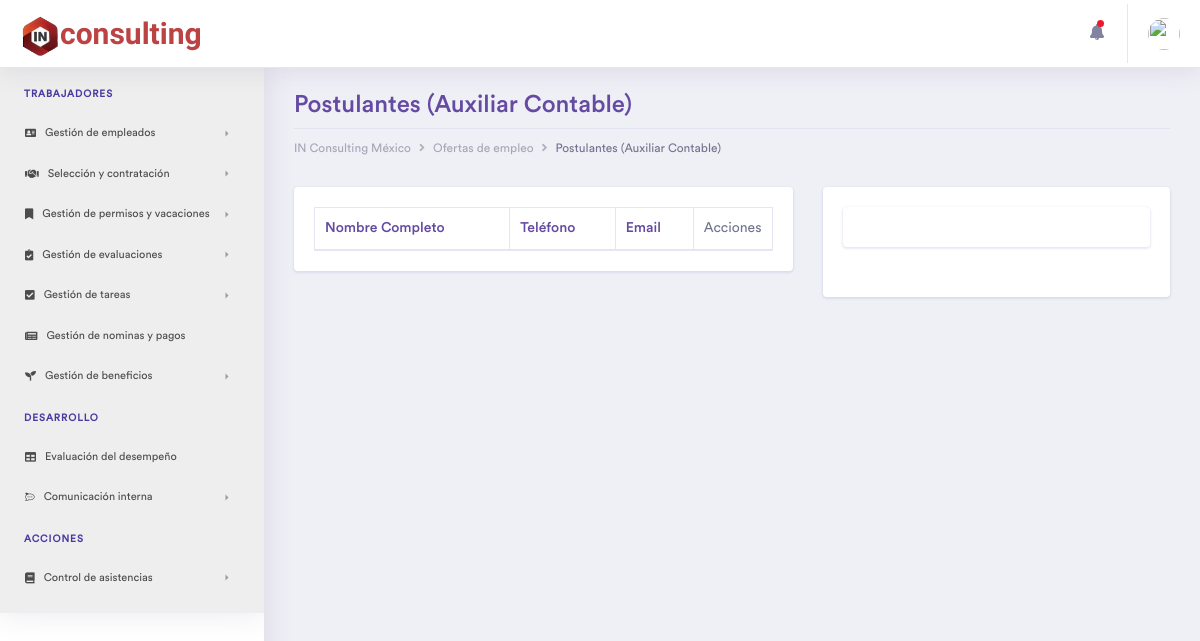
Before: /Vacantes-Postulantes&Postulantes=3 with the older database file.
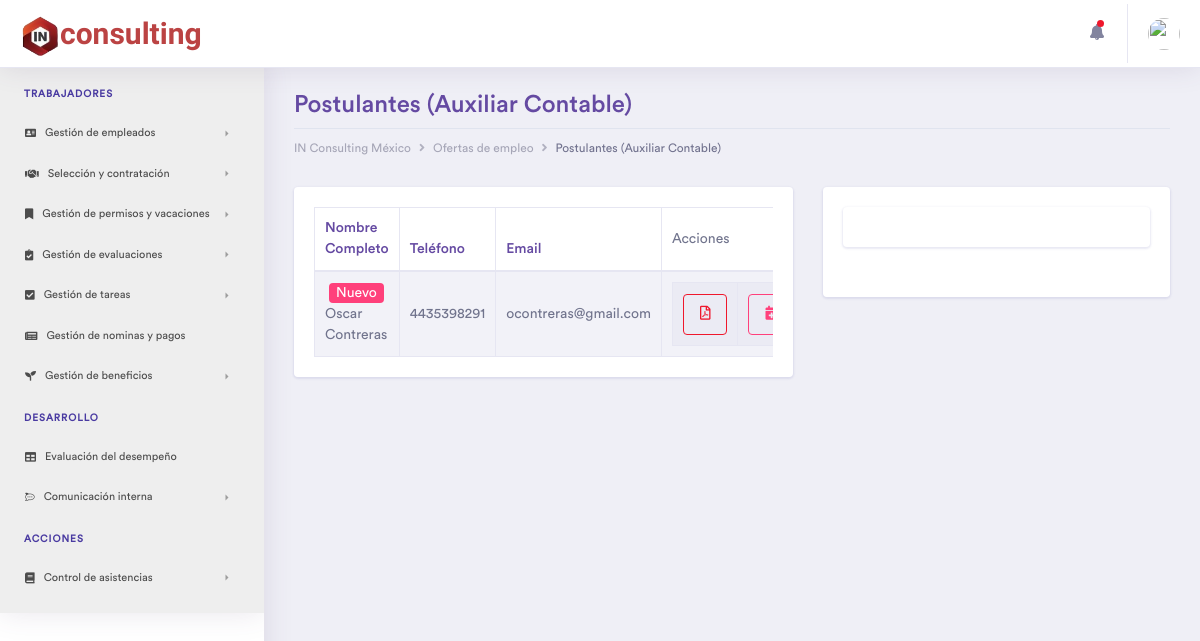
After: the same page with the newer database file.
### tables this page shows
CREATE TABLE `vacantes` (
  `idVacantes` int(11) NOT NULL,
  `nameVacante` varchar(45) NOT NULL,
  `salarioVacante` float NOT NULL,
  `requisitos` varchar(255) NOT NULL,
  `Empleados_idEmpleados` int(11) DEFAULT NULL,
  `Departamentos_idDepartamentos` int(11) NOT NULL,
  `status` int(11) NOT NULL DEFAULT 1,
  `color` varchar(7) NOT NULL
);

CREATE TABLE `postulantes` (
  `idPostulantes` int(11) NOT NULL,
  `namePostulante` varchar(30) NOT NULL,
  `lastnamePostulante` varchar(30) NOT NULL,
  `phonePostulante` varchar(15) NOT NULL,
  `emailPostulante` varchar(30) NOT NULL,
  `colorPostulante` varchar(1) DEFAULT NULL,
  `Vacantes_idVacantes` int(11) NOT NULL,
  `statusPostulante` int(11) NOT NULL DEFAULT 1,
  `fRegistro` timestamp NOT NULL DEFAULT current_timestamp()
);

### controller/plantilla.controlador.php (called while the page is built)
<?php
Class ControladorPlantilla{
	public function ctrTraerPlantilla(){
		include "view/plantilla.php";
	}
}

### index.php (called while the page is built)
<?php
require_once "controller/plantilla.controlador.php";
require_once "controller/formularios.controlador.php";
require_once "model/formularios.modelo.php";
$plantilla = new ControladorPlantilla();
$plantilla -> ctrTraerPlantilla();

### controller/formularios.controlador.php (called while the page is built, shortened)
<?php
class ControladorFormularios{
	static public function ctrVerVacantes($item, $valor){
		$tabla = "vacantes";
		$respuesta = ModeloFormularios::mdlVerTabla($tabla, $item, $valor);
		return $respuesta;
	}
	static public function ctrVerPostulantes($item, $valor){
		$tabla = "postulantes";
		$respuesta = ModeloFormularios::mdlVerPostulantes($tabla, $item, $valor);
		return $respuesta;
	}
}

### model/conexion.php (called while the page is built)
<?php
class Conexion{
  static public function conectar(){
    $link = new PDO("mysql:host=localhost;dbname=inrh",
                  "root",
                  "");
    $link->exec("set names utf8");
    return $link;
  }
}

### model/formularios.modelo.php (called while the page is built, shortened)
<?php
require_once "conexion.php";
class ModeloFormularios{
	static public function mdlVerTabla($tabla, $item, $valor){
		if ($item == null && $valor == null) {
			if ($tabla == "puesto") {
				$sql = "SELECT * FROM $tabla
				JOIN empleados ON empleados.idEmpleados = $tabla.Empleados_idEmpleados
				JOIN departamentos ON $tabla.Departamentos_idDepartamentos = departamentos.idDepartamentos
				WHERE $tabla.status = 1;";
			}elseif ($tabla == "vacantes") {
				$sql = "SELECT * FROM $tabla
				JOIN departamentos ON $tabla.Departamentos_idDepartamentos = departamentos.idDepartamentos
				WHERE $tabla.status = 1;";
			}
			$stmt = Conexion::conectar()->prepare($sql);
			$stmt->execute();
			return $stmt -> fetchAll();
		}else{
			$sql = "SELECT * FROM $tabla WHERE $item = :$item";
			$stmt = Conexion::conectar()->prepare($sql);
			$stmt->bindParam(":".$item, $valor, PDO::PARAM_STR);
			$stmt->execute();
			return $stmt -> fetch();
		}
	}
	static public function mdlVerPostulantes($tabla, $item, $valor){
		if ($item == null && $valor == null) {
			$sql = "SELECT * FROM $tabla
			JOIN Vacantes ON $tabla.Vacantes_idVacantes = Vacantes.idVacantes
			WHERE $tabla.statusPostulante = 1;";
			$stmt = Conexion::conectar()->prepare($sql);
			$stmt->execute();
			return $stmt -> fetchAll();
		}elseif ($tabla == "suma") {
			$sql = "SELECT SUM(1) FROM postulantes WHERE statusPostulante = 1 AND $item = :$item;";
			$stmt = Conexion::conectar()->prepare($sql);
			$stmt->bindParam(":".$item, $valor, PDO::PARAM_STR);
			$stmt->execute();
			return $stmt -> fetch();
		}elseif ($item == "Vacantes_idVacantes") {
			$sql = "SELECT * FROM $tabla WHERE statusPostulante = 1 AND $item = :$item;";
			$stmt = Conexion::conectar()->prepare($sql);
			$stmt->bindParam(":".$item, $valor, PDO::PARAM_STR);
			$stmt->execute();
			return $stmt -> fetchAll();
		}else{
			$sql = "SELECT * FROM $tabla WHERE $item = :$item";
			$stmt = Conexion::conectar()->prepare($sql);
			$stmt->bindParam(":".$item, $valor, PDO::PARAM_STR);
			$stmt->execute();
			return $stmt -> fetch();
		}
	}
}

### view/pages/Vacantes/Postulantes.php (the view, shortened to what this page needs)
<?php
$postulantes = ControladorFormularios::ctrVerPostulantes("Vacantes_idVacantes", $_GET['Postulantes']);
$vacante = ControladorFormularios::ctrVerVacantes("idVacantes", $_GET['Postulantes']);
$calendary = ControladorFormularios::generarCalendario(); ?>
<div class="container-fluid dashboard-content ">
	<div class="row">
		<div class="col-xl-12 col-lg-12 col-md-12 col-sm-12 col-12">
			<div class="page-header">
				<h2 class="pageheader-title">Postulantes (<?php echo $vacante['nameVacante'] ?>)</h2>
				<div class="page-breadcrumb">
					<nav aria-label="breadcrumb">
						<ol class="breadcrumb">
							<li class="breadcrumb-item"><a href="Inicio" class="breadcrumb-link">IN Consulting México</a></li>
							<li class="breadcrumb-item" aria-current="page"><a href="Vacantes" class="breadcrumb-link">Ofertas de empleo</a></li>
							<li class="breadcrumb-item active" aria-current="page">Postulantes (<?php echo $vacante['nameVacante'] ?>)</li>
						</ol>
					</nav>
				</div>
			</div>
		</div>
	</div>
	<div class="ecommerce-widget row">
		<div class="col-xl-7 col-lg-7 col-md-12 col-sm-12 col-12">
			<div class="card">
				<div class="card-body">
					<div class="table-responsive" >
						<table id="example" class="table table-striped table-bordered Postulantes" style="width:100%">
							<thead>
								<tr>
									<th data-class-name="priority">Nombre Completo</th>
									<th>Teléfono</th>
									<th>Email</th>
									<td width="15%">Acciones</td>
								</tr>
							</thead>
							<tbody>
								<?php foreach ($postulantes as $key => $postulante): ?>
									<tr>
										<td>
											<?php if ($postulante['colorPostulante']==1): ?>
												<i class="fas fa-dot-circle" style="color: #06b729;"></i>
											<?php elseif ($postulante['colorPostulante']==2): ?>
												<i class="fas fa-dot-circle" style="color: #c0bb11;"></i>
											<?php elseif ($postulante['colorPostulante']==3): ?>
												<i class="fas fa-dot-circle" style="color: #d00b0b;"></i>
											<?php else: ?>
												<span class="badge badge-secondary ml-1">Nuevo</span>
											<?php endif ?>
											<?php echo $postulante['namePostulante']." ".$postulante['lastnamePostulante'] ?>
										</td>
										<td><?php echo $postulante['phonePostulante']?></td>
										<td><?php echo $postulante['emailPostulante']?></td>
										<td>
											<table>
												<tr>
													<td>
														<a type="button"
															class="btn btn-outline-danger rounded"
															href="VerPdf&postulante=<?php echo $postulante['idPostulantes'] ?>">
															<i class="far fa-file-pdf"></i>
														</a>
													</td>
													<td>
														<button type="button"
															class="btn btn-outline-secondary rounded"
															data-toggle="modal"
															data-target="#Date<?php echo $postulante['idPostulantes'] ?>">
															<i class="fas fa-calendar-plus"></i>
														</button>
													</td>
												</tr>
											</table>
										</td>
									</tr>
								<?php endforeach ?>
							</tbody>
						</table>
					</div>
				</div>
			</div>
		</div>
		<div class="col-xl-5 col-lg-5 col-md-12 col-sm-12 col-12">
			<div class="card">
				<div class="card-body">
					<div class="box">
						<?php include "view/pages/Calendario.php"; ?>
					</div>
				</div>
			</div>
		</div>
	</div>
</div>

### view/plantilla.php (shortened to what this page needs)
<!doctype html>
<html lang="es">
<head>
	<link rel="stylesheet" href="assets/vendor/bootstrap/css/bootstrap.min.css">
	<link href="assets/vendor/fonts/circular-std/style.css" rel="stylesheet">
	<link rel="stylesheet" href="assets/libs/css/style.css">
	<link rel="stylesheet" href="assets/vendor/fonts/fontawesome/css/fontawesome-all.css">
	<link rel="stylesheet" href="assets/vendor/charts/chartist-bundle/chartist.css">
	<link rel="stylesheet" href="assets/vendor/charts/morris-bundle/morris.css">
	<link rel="stylesheet" href="assets/vendor/fonts/material-design-iconic-font/css/materialdesignicons.min.css">
	<link rel="stylesheet" href="assets/vendor/charts/c3charts/c3.css">
	<link rel="stylesheet" href="assets/vendor/fonts/flag-icon-css/flag-icon.min.css">
	<link rel="stylesheet" type="text/css" href="assets/vendor/datatables/css/dataTables.bootstrap4.css">
	<link rel="stylesheet" type="text/css" href="assets/vendor/datatables/css/buttons.bootstrap4.css">
	<link rel="stylesheet" type="text/css" href="assets/vendor/datatables/css/select.bootstrap4.css">
	<link rel="stylesheet" type="text/css" href="assets/vendor/datatables/css/fixedHeader.bootstrap4.css">
    <link rel="stylesheet" href="assets/vendor/fonts/simple-line-icons/css/simple-line-icons.css">
    <link rel="stylesheet" href="assets/vendor/fonts/themify-icons/themify-icons.css">
	<link href='assets/vendor/full-calendar/css/fullcalendar.css' rel='stylesheet' />
	<link href='assets/vendor/full-calendar/css/fullcalendar.print.css' rel='stylesheet' media='print' />
</head>
<body>
	<?php
	if(isset($_GET["pagina"])){
		if($_GET["pagina"] == "Empleados" ||
			$_GET["pagina"] == "Inicio" ||
			$_GET["pagina"] == "RegistroEmpleados" ||
			$_GET["pagina"] == "InformacionLaboral" ||
			$_GET["pagina"] == "Formacion" ||
			$_GET["pagina"] == "HistorialLaboral" ||
			$_GET["pagina"] == "Departamento" ||
			$_GET["pagina"] == "CrearDepartamentos" ||
			$_GET["pagina"] == "Colaborador" ||
			$_GET["pagina"] == "Foto" ||
			$_GET["pagina"] == "Documento" ||
			$_GET["pagina"] == "EditarDepto" ||
			$_GET["pagina"] == "EliminarDepto" ||
			$_GET["pagina"] == "Puestos" ||
			$_GET["pagina"] == "CrearPuestos" ||
			$_GET["pagina"] == "Vacantes" ||
			$_GET["pagina"] == "Postulantes" ||
			$_GET["pagina"] == "Reuniones" ||
			$_GET["pagina"] == "VerPdf" ||
			$_GET["pagina"] == "somos"
		){
			echo '
		<div class="dashboard-main-wrapper">';
		include "pages/navs/navbar.php";
		include "pages/navs/sidenav.php";
		echo'
		<div class="dashboard-wrapper">
		<div class="dashboard-ecommerce">';
		include "pages/".$_GET["pagina"].".php";
	}elseif(strpos($_GET["pagina"], "Vacantes-") !== false){
		$pagina = str_replace("Vacantes-", "", $_GET["pagina"]);
		if ($pagina == 'Postulantes'||
			$pagina == "CrearVacante" ||
			$pagina == "EliminarVacante") {
			echo '
			<div class="dashboard-main-wrapper">';
			include "pages/navs/navbar.php";
			include "pages/navs/sidenav.php";
			echo'
			<div class="dashboard-wrapper">
			<div class="dashboard-ecommerce">';
			include "pages/Vacantes/".$pagina.".php";
		}else{
			include "pages/404-page.html";
		}
	}else{
		include "pages/404-page.html";
	}
	}
?>
</div>
</div>
</div>
</body>
</html>

### view/pages/navs/navbar.php (shortened to what this page needs)
<div class="dashboard-header">
	<nav class="navbar navbar-expand-lg bg-white fixed-top">
		<a class="navbar-brand rambla" href="Inicio"><img src="assets/images/logo.png" width="40px" height="auto">consulting</a>
		<div class="collapse navbar-collapse " id="navbarSupportedContent">
			<ul class="navbar-nav ml-auto navbar-right-top">
				<li class="nav-item dropdown notification">
					<a class="nav-link nav-icons" href="#" id="navbarDropdownMenuLink1" data-toggle="dropdown" aria-haspopup="true" aria-expanded="false"><i class="fas fa-fw fa-bell"></i> <span class="indicator"></span></a>
				</li>
				<li class="nav-item dropdown nav-user">
					<a class="nav-link nav-user-img" href="#" id="navbarDropdownMenuLink2" data-toggle="dropdown" aria-haspopup="true" aria-expanded="false"><img src="assets/images/avatar-1.jpg" alt="" class="user-avatar-md rounded-circle"></a>
				</li>
			</ul>
		</div>
	</nav>
</div>

### view/pages/navs/sidenav.php (shortened to what this page needs)
<div class="nav-left-sidebar">
	<div class="menu-list">
		<nav class="navbar navbar-expand-lg sidebar-dark">
			<div class="collapse navbar-collapse" id="navbarNav">
				<ul class="navbar-nav flex-column">
					<li class="nav-divider">
						Trabajadores
					</li>
					<li class="nav-item">
						<a class="nav-link" href="#" data-toggle="collapse" aria-expanded="false" data-target="#submenu-1" aria-controls="submenu-1"><i class="fas fa-address-card"></i>Gestión de empleados</a>
					</li>
					<li class="nav-item">
						<a class="nav-link" href="#" data-toggle="collapse" aria-expanded="false" data-target="#submenu-2" aria-controls="submenu-2"><i class="fas fa-handshake"></i>Selección y contratación</a>
					</li>
					<li class="nav-item">
						<a class="nav-link" href="#" data-toggle="collapse" aria-expanded="false" data-target="#submenu-10" aria-controls="submenu-10"><i class="fas fa-bookmark"></i>Gestión de permisos y vacaciones</a>
					</li>
					<li class="nav-item">
						<a class="nav-link" href="#" data-toggle="collapse" aria-expanded="false" data-target="#submenu-3" aria-controls="submenu-3"><i class="fas fa-clipboard-check"></i> Gestión de evaluaciones</a>
					</li>
					<li class="nav-item">
						<a class="nav-link" href="#" data-toggle="collapse" aria-expanded="false" data-target="#submenu-4" aria-controls="submenu-4"><i class=" fas fa-check-square"></i>Gestión de tareas</a>
					</li>
					<li class="nav-item">
						<a class="nav-link" href="#"><i class="fas fa-newspaper"></i>Gestión de nominas y pagos</a>
					</li>
					<li class="nav-item">
						<a class="nav-link" href="#" data-toggle="collapse" aria-expanded="false" data-target="#submenu-6" aria-controls="submenu-6"><i class="fas fa-seedling"></i>Gestión de beneficios</a>
					</li>
					<li class="nav-divider">
						Desarrollo
					</li>
					<li class="nav-item">
						<a class="nav-link" href="Evaluación"><i class="fas fa-table"></i>Evaluación del desempeño</a>
					</li>
					<li class="nav-item">
						<a class="nav-link" href="#" data-toggle="collapse" aria-expanded="false" data-target="#submenu-8" aria-controls="submenu-8"><i class="fab fa-rocketchat"></i>Comunicación interna</a>
					</li>
					<li class="nav-divider">
						Acciones
					</li>
					<li class="nav-item">
						<a class="nav-link" href="#" data-toggle="collapse" aria-expanded="false" data-target="#submenu-11" aria-controls="submenu-11"><i class="fas fa-book"></i>Control de asistencias</a>
					</li>
				</ul>
			</div>
		</nav>
	</div>
</div>

### view/pages/Calendario.php (shortened to what this page needs)
<div class="row">
	<div class="col-xl-12 col-lg-12 col-md-12 col-sm-12 col-12">
		<div class="card">
			<div class="card-body">
			</div>
		</div>
	</div>
</div>

Changed rows visible on the page:
added postulantes: shows "Nuevo", namePostulante "Oscar", lastnamePostulante "Contreras", phonePostulante "4435398291", emailPostulante "ocontreras@gmail.com"
